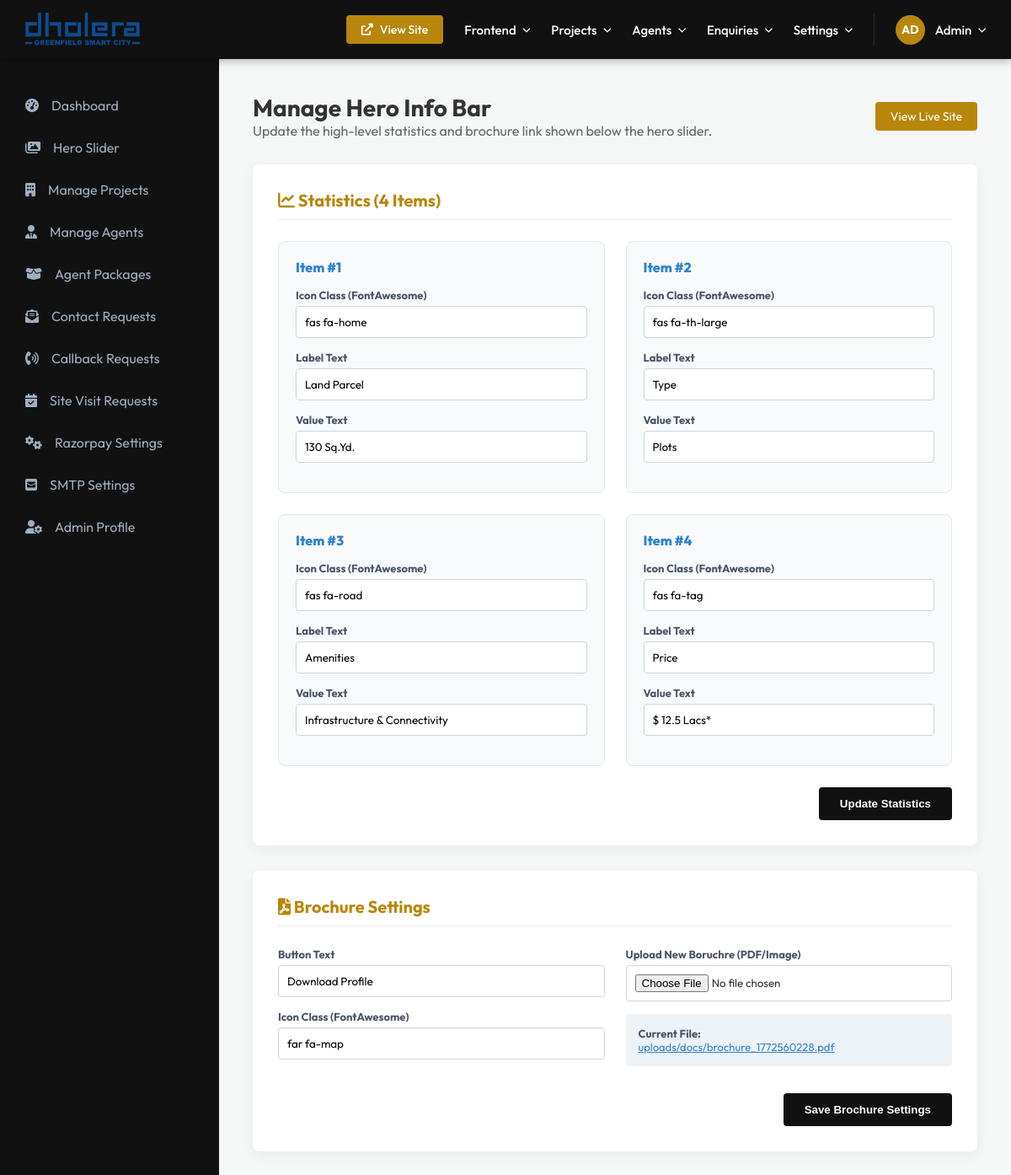
The page /admin/frontend/manage-hero-info.php (signed in) on the database its author committed.
### tables this page shows
CREATE TABLE `hero_info_stats` (
  `id` int(11) NOT NULL AUTO_INCREMENT,
  `icon` varchar(100) NOT NULL COMMENT 'FontAwesome class or image path',
  `label` varchar(100) NOT NULL,
  `value` varchar(255) NOT NULL,
  `sort_order` int(11) DEFAULT 0,
  `created_at` timestamp NULL DEFAULT current_timestamp(),
  `updated_at` timestamp NULL DEFAULT current_timestamp() ON UPDATE current_timestamp(),
  PRIMARY KEY (`id`)
);

### admin/frontend/manage-hero-info.php (the view, shortened to what this page needs)
<?php
require_once '../../database/db_config.php';
try {
    $stats = $conn->query("SELECT * FROM hero_info_stats ORDER BY sort_order ASC")->fetchAll();
    $settings_raw = $conn->query("SELECT * FROM hero_info_settings")->fetchAll();
    $settings = [];
    foreach ($settings_raw as $s) {
        $settings[$s['setting_key']] = $s['setting_value'];
    }
} catch (PDOException $e) {
    die("Database Error: " . $e->getMessage());
}
include '../includes/header.php';
?>
<div class="main-content">
    <div class="dashboard-welcome" style="margin-bottom: 30px; display: flex; justify-content: space-between; align-items: center;">
        <div>
            <h1 style="font-size: 28px; font-weight: 700;">Manage Hero Info Bar</h1>
            <p style="color: #666;">Update the high-level statistics and brochure link shown below the hero slider.</p>
        </div>
        <a href="<?php echo BASE_URL; ?>index.php" target="_blank" class="view-site" style="text-decoration:none;">View Live Site</a>
    </div>
    <div class="mgmt-card">
        <h2><i class="fas fa-chart-line"></i> Statistics (4 Items)</h2>
        <form method="POST">
            <div class="stats-grid">
                <?php foreach ($stats as $stat): ?>
                    <div class="stat-item-form">
                        <div style="font-weight: 800; margin-bottom: 15px; color: #3182ce;">Item #<?php echo $stat['sort_order']; ?></div>
                        <div class="input-group">
                            <label>Icon Class (FontAwesome)</label>
                            <input type="text" name="stats[<?php echo $stat['id']; ?>][icon]" value="<?php echo htmlspecialchars($stat['icon']); ?>">
                        </div>
                        <div class="input-group">
                            <label>Label Text</label>
                            <input type="text" name="stats[<?php echo $stat['id']; ?>][label]" value="<?php echo htmlspecialchars($stat['label']); ?>">
                        </div>
                        <div class="input-group">
                            <label>Value Text</label>
                            <input type="text" name="stats[<?php echo $stat['id']; ?>][value]" value="<?php echo htmlspecialchars($stat['value']); ?>">
                        </div>
                    </div>
                <?php endforeach; ?>
            </div>
            <div style="margin-top: 25px; text-align: right;">
                <button type="submit" name="update_stats" class="btn-update">Update Statistics</button>
            </div>
        </form>
    </div>
    <div class="mgmt-card">
        <h2><i class="fas fa-file-pdf"></i> Brochure Settings</h2>
        <form method="POST" enctype="multipart/form-data">
            <div style="display: grid; grid-template-columns: 1fr 1fr; gap: 25px;">
                <div>
                    <div class="input-group">
                        <label>Button Text</label>
                        <input type="text" name="brochure_text" value="<?php echo htmlspecialchars($settings['brochure_text'] ?? ''); ?>">
                    </div>
                    <div class="input-group">
                        <label>Icon Class (FontAwesome)</label>
                        <input type="text" name="brochure_icon" value="<?php echo htmlspecialchars($settings['brochure_icon'] ?? ''); ?>">
                    </div>
                </div>
                <div>
                    <div class="input-group">
                        <label>Upload New Boruchre (PDF/Image)</label>
                        <input type="file" name="brochure_file">
                    </div>
                    <div style="background: #edf2f7; padding:15px; border-radius:4px; font-size:13px; color:#4a5568;">
                        <strong>Current File:</strong> <br>
                        <?php if (isset($settings['brochure_file']) && $settings['brochure_file'] != '#'): ?>
                            <a href="<?php echo BASE_URL . $settings['brochure_file']; ?>" target="_blank" style="color:#3182ce; overflow-wrap: break-word;"><?php echo $settings['brochure_file']; ?></a>
                        <?php else: ?>
                            <span style="color:#a0aec0;">No file uploaded</span>
                        <?php endif; ?>
                    </div>
                </div>
            </div>
            <div style="margin-top: 25px; text-align: right;">
                <button type="submit" name="update_brochure" class="btn-update">Save Brochure Settings</button>
            </div>
        </form>
    </div>
</div>
</body>
</html>

### admin/includes/header.php (style rules this page uses)
:root { --primary-gold: #b8860b; --dark-bg: #111; --sidebar-width: 260px; --header-height: 70px; --text-gray: #a0aec0; --light-gray: #f7fafc; }
* { margin: 0; padding: 0; box-sizing: border-box; }
body { font-family: 'Outfit', sans-serif; background-color: #f4f7f6; color: #333; }
.view-site { background-color: var(--primary-gold); color: #fff !important; padding: 8px 18px; border-radius: 4px; font-size: 14px !important; }
.main-content { margin-left: var(--sidebar-width); margin-top: var(--header-height); padding: 40px; min-height: calc(100vh - var(--header-height)); }

### admin/frontend/manage-hero-info.php (style rules this page uses)
.mgmt-card { background: #fff; padding: 30px; border-radius: 8px; box-shadow: 0 4px 15px rgba(0,0,0,0.05); margin-bottom: 30px; }
.mgmt-card h2 { font-size: 20px; margin-bottom: 25px; padding-bottom: 10px; border-bottom: 1px solid #eee; color: var(--primary-gold); }
.stats-grid { display: grid; grid-template-columns: repeat(2, 1fr); gap: 25px; }
.stat-item-form { background: #f8fafc; padding: 20px; border-radius: 8px; border: 1px solid #e2e8f0; }
.input-group { margin-bottom: 15px; }
.input-group label { display: block; font-size: 13px; font-weight: 700; margin-bottom: 5px; color: #4a5568; }
.input-group input, .input-group textarea { width: 100%; padding: 10px; border: 1px solid #cbd5e0; border-radius: 4px; font-family: inherit; }
.btn-update { background: var(--dark-bg); color: #fff; padding: 12px 25px; border: none; border-radius: 4px; font-weight: 700; cursor: pointer; transition: all 0.3s; }

### rows shown on the page
hero_info_stats: sort_order "1", icon "fas fa-home", label "Land Parcel", value "130 Sq.Yd."
hero_info_stats: sort_order "2", icon "fas fa-th-large", label "Type", value "Plots"
hero_info_stats: sort_order "3", icon "fas fa-road", label "Amenities", value "Infrastructure & Connectivity"
hero_info_stats: sort_order "4", icon "fas fa-tag", label "Price", value "$ 12.5 Lacs*"

### other values the page prints
$settings['brochure_file'] "uploads/docs/brochure_1772560228.pdf"
